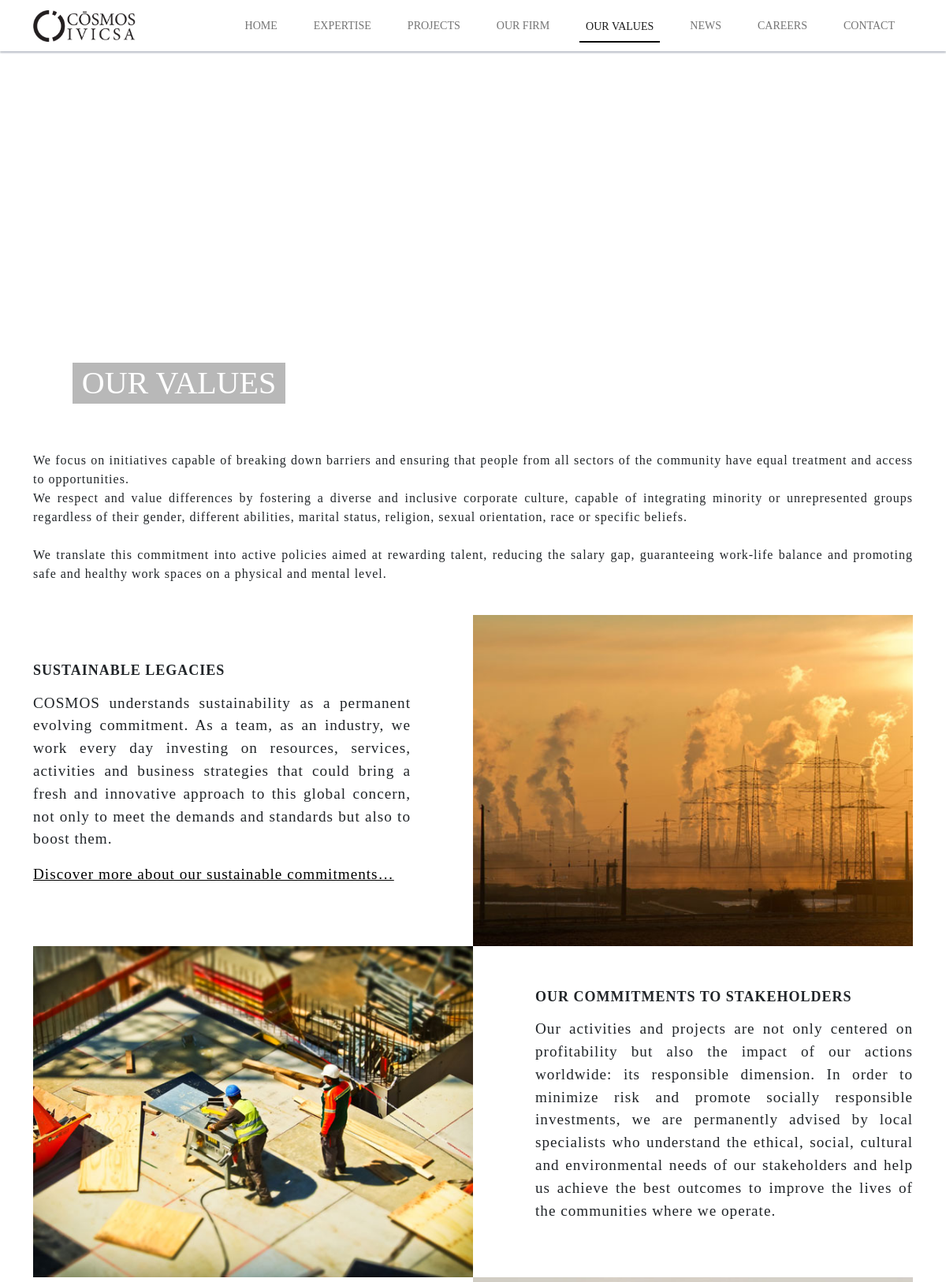
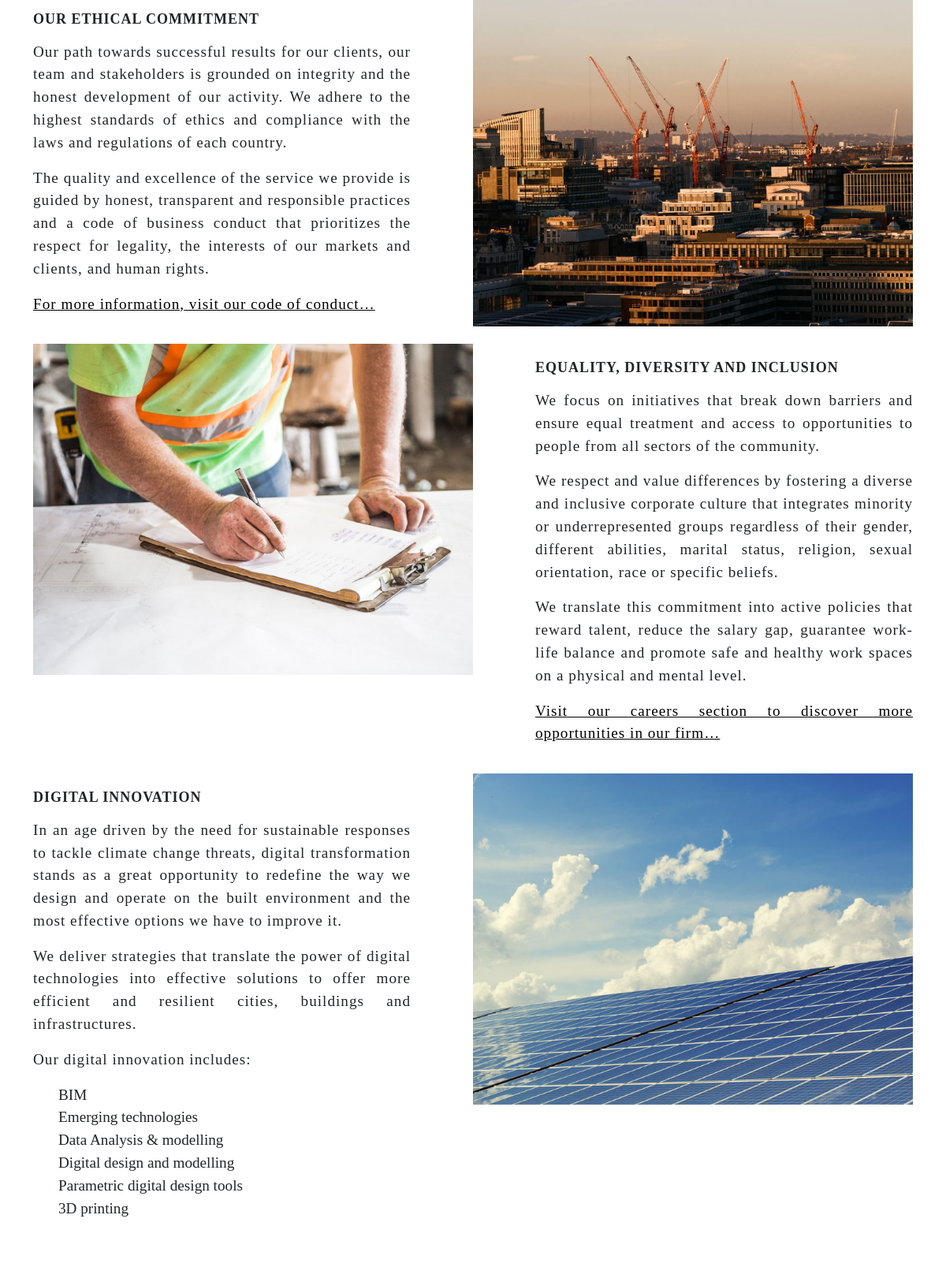
Page /values/ (upper part) on the committed database (2 pictures, top to bottom).
### CosmosivicsaApplication/models.py (models this page shows)
class Our_Values(models.Model):
    video = models.FileField(upload_to='home/SliderVideos',null=True,validators=[FileExtensionValidator(allowed_extensions=['MOV','avi','mp4','webm','mkv'])])
    name = models.CharField(max_length=100)

class Our_ValuesParagraphAndImage(models.Model):
    title = models.CharField(max_length=300)
    paragraph = RichTextUploadingField()
    image = models.ImageField(upload_to='home/images')
    valuesFK = models.ForeignKey(Our_Values, on_delete=models.CASCADE, related_name="values") #Foreign key to Our_Values

### CosmosivicsaApplication/views.py (the view)
# urls.py: path('values/',views.values, name="values"),
def values(request):
    get_services = Service.objects.all()
    get_markets = Market.objects.all()[:7]
    our_values = Our_Values.objects.all()
    return render(request, "CosmosivicsaApplication/values.html",{'service':get_services,'market':get_markets,'our_values':our_values})

### CosmosivicsaApplication/templates/CosmosivicsaApplication/values.html (shortened to what this page needs)
{% extends 'base.html' %}
{% block body %}
<div class="container">
    <div class="row g-0">
      <div class="col-12" id="our-firm">
      {% for value in our_values %}
      <div class="col-12 video-full">
        <video width="100%" autoplay="true" loop="true" muted="muted" playsinline>
          <source src="/media/{{value.video}}" type="video/mp4">
        </video>
      </div>
      <h2>{{value.name}}</h2>
    </div>
    </div>
  </div>
  <div class="container" id="values">
    <div class="row">
      <div class="recent-projects">
        <div class="row">
          <div class="col-12" id="our-firm">
            <div class="text-details">
              <p>We focus on initiatives capable of breaking down barriers and ensuring that people from all sectors of the community have equal treatment and access to opportunities.<br />
We respect and value differences by fostering a diverse and inclusive corporate culture, capable of integrating minority or unrepresented groups regardless of their gender, different abilities, marital status, religion, sexual orientation, race or specific beliefs.<br />
<br />
We translate this commitment into active policies aimed at rewarding talent, reducing the salary gap, guaranteeing work-life balance and promoting safe and healthy work spaces on a physical and mental level.<br />
&nbsp;</p>
            </div>
          </div>
        </div>
        <div class="row g-0">
          {% for v in value.values.all %}
          {% if v.id|divisibleby:2 %}
          <div class="col-md-6">
            <a href="/media/{{v.image}}" data-lightbox="img">
              <img src="/media/{{v.image}}">
            </a>
          </div>
          <div class="col-md-6 project-details"  id="{{v.title}}" style="padding-right: 0px !important; padding-left:79px;">
            <h3>{{v.title}}</h3>
            <div class="img-text">
                <p>{{v.paragraph|safe}}</p>
            </div>
          </div>
          {% else %}
          <div class="col-md-6 project-details" style="padding-left: 0px !important; padding-right:79px;" id="{{v.title}}">
            <h3>{{v.title}}</h3>
            <div class="img-text">
                <p>{{v.paragraph|safe}}</p>
            </div>
          </div>
          <div class="col-md-6">
            <a href="/media/{{v.image}}" data-lightbox="img">
              <img src="/media/{{v.image}}">
            </a>
          </div>
          {% endif %}
          {% endfor %}
        </div>
      </div>
      {% endfor %}
    </div>
  </div>
  </div>
{% endblock body %}

### CosmosivicsaApplication/templates/base.html (shortened to what this page needs)
<!DOCTYPE html>
<html lang="en">
	<head>
    {% load crispy_forms_tags %}
    {% load customtag %}
        <link rel="stylesheet" href="https://cdn.jsdelivr.net/npm/bootstrap@4.6.0/dist/css/bootstrap.min.css">
        <link rel="stylesheet" href="https://cdnjs.cloudflare.com/ajax/libs/OwlCarousel2/2.3.4/assets/owl.carousel.min.css" />
        <link href="https://cdn.jsdelivr.net/npm/bootstrap@5.0.2/dist/css/bootstrap.min.css" rel="stylesheet">
        <link href="https://cdnjs.cloudflare.com/ajax/libs/animate.css/3.7.2/animate.min.css" rel="stylesheet">
        <link href="https://kit-pro.fontawesome.com/releases/v5.15.4/css/pro.min.css" rel="stylesheet" />
        <link rel="stylesheet" href="/static/assets/css/lightbox.min.css" />
        <link rel="stylesheet"href="https://cdnjs.cloudflare.com/ajax/libs/OwlCarousel2/2.3.4/assets/owl.theme.default.min.css" />
        <link rel="stylesheet" href="/static/assets/css/index.css" />
        <link rel="stylesheet" href="/static/assets/css/custom.css" />
        <link rel="stylesheet" href="/static/assets/css/media_query.css" />
        <link rel="stylesheet" href="/static/assets/css/values.css" />
        <link rel="stylesheet" href="/static/assets/css/project.css" />
        <link rel="stylesheet" href="/static/assets/css/our-firm.css" />
        <link rel="stylesheet" href="/static/assets/css/contact.css" />
        <link rel="stylesheet" href="/static/assets/css/careers.css" />
    </head>
	<body style="font-family: sans-serif;">
        <div  id="home"  >
            <nav class="navbar navbar-expand-lg fixed-top navbar-light bg-light">
              <div class="container">
                <a class="navbar-brand" href="/" id='home-logo'>
                  <img src="/media/home/images/CSM_LOGO-BLACK-1_Sln5mgX.png" alt="">
                </a>
                <div class="collapse navbar-collapse" id="navbarSupportedContent">
                  <ul class="navbar-nav mb-2 mb-lg-0">
                    <li class="nav-item">
                      <a class="nav-link " aria-current="page" href="/">Home</a>
                    </li>
                    <li class="nav-item dropdown">
                      <a class="nav-link" href="#" id="navbarDropdown" role="button" aria-expanded="false">
                        EXPERTISE
                      </a>
                    </li>
                    <li class="nav-item">
                      <a class="nav-link" href="/projects/?market=&service=&country=">Projects</a>
                    </li>
                    <li class="nav-item dropdown">
                      <a class="nav-link" href="/firm/" id="navbarDropdown" role="button" aria-expanded="false">
                        Our Firm
                      </a>
                    </li>
                    <li class="nav-item dropdown">
                      <a class="nav-link" href="/values/" id="navbarDropdown" role="button" aria-expanded="false">
                        Our Values
                      </a>
                    </li>
                    <li class="nav-item">
                      <a class="nav-link" href="/news/">News</a>
                    </li>
                    <li class="nav-item">
                      <a class="nav-link" href="/career/">Careers</a>
                    </li>
                    <li class="nav-item">
                      <a class="nav-link" href="/contact/">Contact</a>
                    </li>
                  </ul>
                </div>
              </div>
            </nav>
        {% block body %}  {% endblock body %}
    </body>
</html>

### CosmosivicsaApplication/static/assets/css/index.css (style rules this page uses)
* { padding: 0px; margin: 0px; box-sizing: border-box; font-family: "Hurme"; }

### CosmosivicsaApplication/static/assets/css/custom.css (style rules this page uses)
* { padding: 0px; margin: 0px; box-sizing: border-box; font-family: "Hurme"; }
a, a:hover { text-decoration: none; color: #000; }
li { list-style: none; }
.navbar.bg-light { background-color: #ffff !important; --bs-bg-opacity: 0; height: 65px; box-shadow: rgb(51 63 86 / 33%) 0px 2px 2px; }
.navbar-brand img { height: 40px; }
.navbar-expand-lg .navbar-collapse { justify-content: flex-end; }
.navbar-expand-lg .navbar-nav { align-items: center; }
.navbar-nav { height: 65px; }
.navbar-expand-lg .navbar-nav li.nav-item { padding: 14px 18px; font-size: 14px; text-transform: uppercase; color: #000 !important; height: 65px; }
.navbar-expand-lg .navbar-nav .nav-link.active { border-bottom: 2px solid #000; margin-bottom: -4px; }

### CosmosivicsaApplication/static/assets/css/media_query.css (style rules this page uses)
@media screen and (max-width: 1400px) and (min-width:1025px) { .navbar-expand-lg .navbar-nav li.nav-item { padding: 22px 15px; align-items: center; display: flex; } }

### CosmosivicsaApplication/static/assets/css/values.css (style rules this page uses)
.video-full { height: 100vh; overflow: hidden; }
#our-firm .video-full { margin-top: 60px; }
#our-firm h2 { color: white; font-size: 40px; margin-top: -100px; margin-bottom: 35px; z-index: 9999999999999999999; background: #00000047; padding: 2px 5px; width: 270px; text-align: center; position: relative; margin-left: 50px; text-transform: capitalize; }
#values a { text-decoration: underline !important; }

### CosmosivicsaApplication/static/assets/css/project.css (style rules this page uses)
* { padding: 0px; margin: 0px; box-sizing: border-box; font-family: "Hurme"; }
li { list-style: none; }
.video-full { height: 500px; position: relative; width: 100%; overflow: hidden; }
.video-full video { position: absolute; width: 100%; height: auto; min-width: 100%; min-height: 100%; top: 50%; left: 50%; transform: translate(-50%, -50%); }
.recent-projects { padding-top: 15px; padding-bottom: 15px; }
.project-details { margin-top: auto; margin-bottom: auto; padding-top: 20px; padding-bottom: 20px; padding-right: 80px; }
.recent-projects h3 { font-size: 18px; font-family: 'Hurme-semi-bold'; font-weight: 600; letter-spacing: 1px; }
.recent-projects p { margin-top: 10px; font-size: 16px; text-align: justify; letter-spacing: 1px; }
.recent-projects img { width: 100%; height: 420px; object-fit: cover; object-position: bottom; }

### CosmosivicsaApplication/static/assets/css/our-firm.css (style rules this page uses)
* { padding: 0px; margin: 0px; box-sizing: border-box; font-family: "Hurme"; }
#our-firm .video-full { margin-top: 60px; }

### CosmosivicsaApplication/static/assets/css/careers.css (style rules this page uses)
* { padding: 0px; margin: 0px; box-sizing: border-box; font-family: "Hurme"; }

### CosmosivicsaApplication/templates/base.html (style rules this page uses)
body { font-family: sans-serif; }

### rows in the picture
Our_Values: name "OUR VALUES"
Our_ValuesParagraphAndImage: title "SUSTAINABLE LEGACIES", paragraph "COSMOS understands sustainability as a permanent evolving commitment. As a team, as an industry, we work every day investing on resources, services, activities and business strategies that could bring a fresh and innovative approach to this global concern, not only to meet the demands and standards but also to boost them. Discover more about our sustainable commitments…", image (picture)
Our_ValuesParagraphAndImage: image (picture), title "OUR COMMITMENTS TO STAKEHOLDERS", paragraph "Our activities and projects are not only centered on profitability but also the impact of our actions worldwide: its responsible dimension. In order to minimize risk and promote socially responsible investments, we are permanently advised by local specialists who understand the ethical, social, cultural and environmental needs of our stakeholders and help us achieve the best outcomes to improve the lives of the communities where we operate."
Our_ValuesParagraphAndImage: title "OUR ETHICAL COMMITMENT", paragraph "Our path towards successful results for our clients, our team and stakeholders is grounded on integrity and the honest development of our activity. We adhere to the highest standards of ethics and compliance with the laws and regulations of each country. The quality and excellence of the service we provide is guided by honest, transparent and responsible practices and a code of business conduct that prioritizes the respect for legality, the interests of our markets and clients, and human rights. For more information, visit our code of conduct…", image (picture)
Our_ValuesParagraphAndImage: image (picture), title "EQUALITY, DIVERSITY AND INCLUSION", paragraph "We focus on initiatives that break down barriers and ensure equal treatment and access to opportunities to people from all sectors of the community. We respect and value differences by fostering a diverse and inclusive corporate culture that integrates minority or underrepresented groups regardless of their gender, different abilities, marital status, religion, sexual orientation, race or specific beliefs. We translate this commitment into active policies that reward talent, reduce the salary gap, guarantee work-life balance and promote safe and healthy work spaces on a physical and mental level. Visit our careers section to discover more opportunities in our firm…"
Our_ValuesParagraphAndImage: title "DIGITAL INNOVATION", paragraph "In an age driven by the need for sustainable responses to tackle climate change threats, digital transformation stands as a great opportunity to redefine the way we design and operate on the built environment and the most effective options we have to improve it. We deliver strategies that translate the power of digital technologies into effective solutions to offer more efficient and resilient cities, buildings and infrastructures. Our digital innovation includes: BIM Emerging technologies Data Analysis & modelling Digital design and modelling Parametric digital design tools 3D printing", image (picture)
